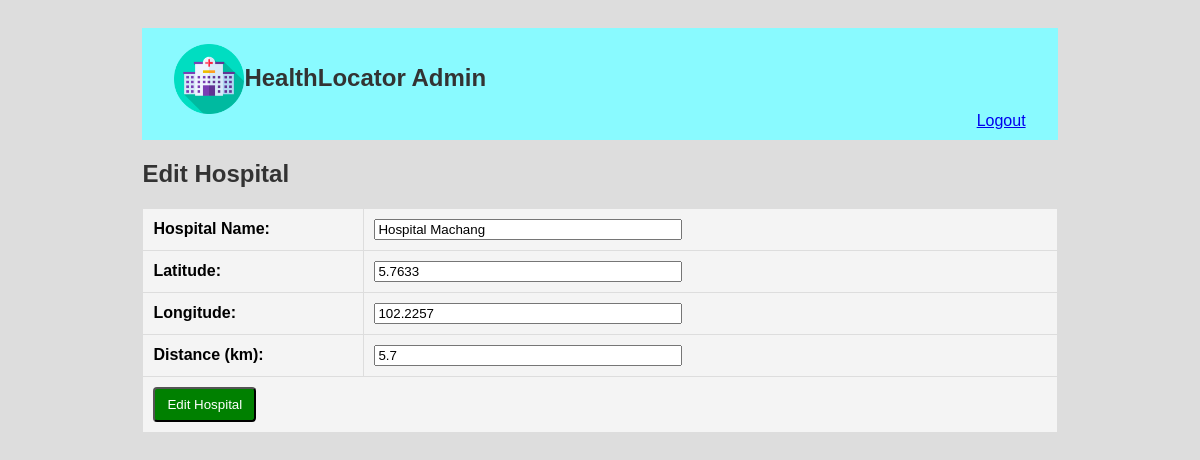
The page /edit_hospital.php?id=1 on the database its author committed.
### tables this page shows
CREATE TABLE `hospital` (
  `hospital_id` int(11) NOT NULL,
  `hospital_name` varchar(100) NOT NULL,
  `latitude` varchar(100) NOT NULL,
  `longitude` varchar(100) NOT NULL,
  `distance` double NOT NULL
);

### edit_hospital.php (the view, shortened to what this page needs)
<?php include 'connect.php'; ?>
<!DOCTYPE html>
<html>
<head>
</head>
<body>
    <div class="container">
        <div style="background: #89faff; padding: 1rem; height: 80px;">
        <img src="ic_health_locator_logo.png" alt="logo" width="70" height="70" style="padding-left: 1rem; float: left;">
        <h2 >HealthLocator Admin</h2>
        <a href="login.php" style="float: right; padding-right: 1rem;">Logout</a>
        </div>
    <h2>Edit Hospital</h2>
    <form method="POST">
    <table>
        <?php
        if(!empty($_GET['id'])){
            $id = $_GET['id'];
            $result = $conn->query("SELECT * FROM HOSPITAL WHERE HOSPITAL_ID = '$id'");
            while ($row = $result->fetch_assoc()) {
        ?>
        <tr><th>Hospital Name: </th><td><input type="text" name="name" value="<?php echo $row['hospital_name'];?>" class="ip" required></td></tr>
        <tr><th>Latitude: </th><td><input type="text" name="lat" value="<?php echo $row['latitude'];?>" class="ip" required></textarea></td></tr>
        <tr><th>Longitude: </th><td><input type="text" name="long" value="<?php echo $row['longitude'];?>" class="ip" required></td></tr>
        <tr><th>Distance (km): </th><td><input type="text" name="distance" value="<?php echo $row['distance'];?>" class="ip" required></td></tr>
        <tr><th colspan=2><input type="submit" name="submit" class="btn" value="Edit Hospital"></th></tr>
        <?php
        }}
        ?>
    </table>
    </form>
</div>
</body>
</html>

### edit_hospital.php (style rules this page uses)
body { background: #dddddd; font-family: Arial, sans-serif; padding: 20px; }
h2 { color: #333; }
table { width: 100%; border-collapse: collapse; margin-top: 20px; }
th, td { background-color: #f4f4f4; border: 1px solid #ddd; padding: 10px; text-align: left; }
th { width: 200px; }
.ip { width: 300px; }
.container { width: 80%; margin: auto; }
.btn { text-decoration: none; padding: 8px 12px; background: green; color: white; border-radius: 4px; }

### rows shown on the page
hospital: name "Hospital Machang", lat "5.7633", long "102.2257", distance "5.7"
